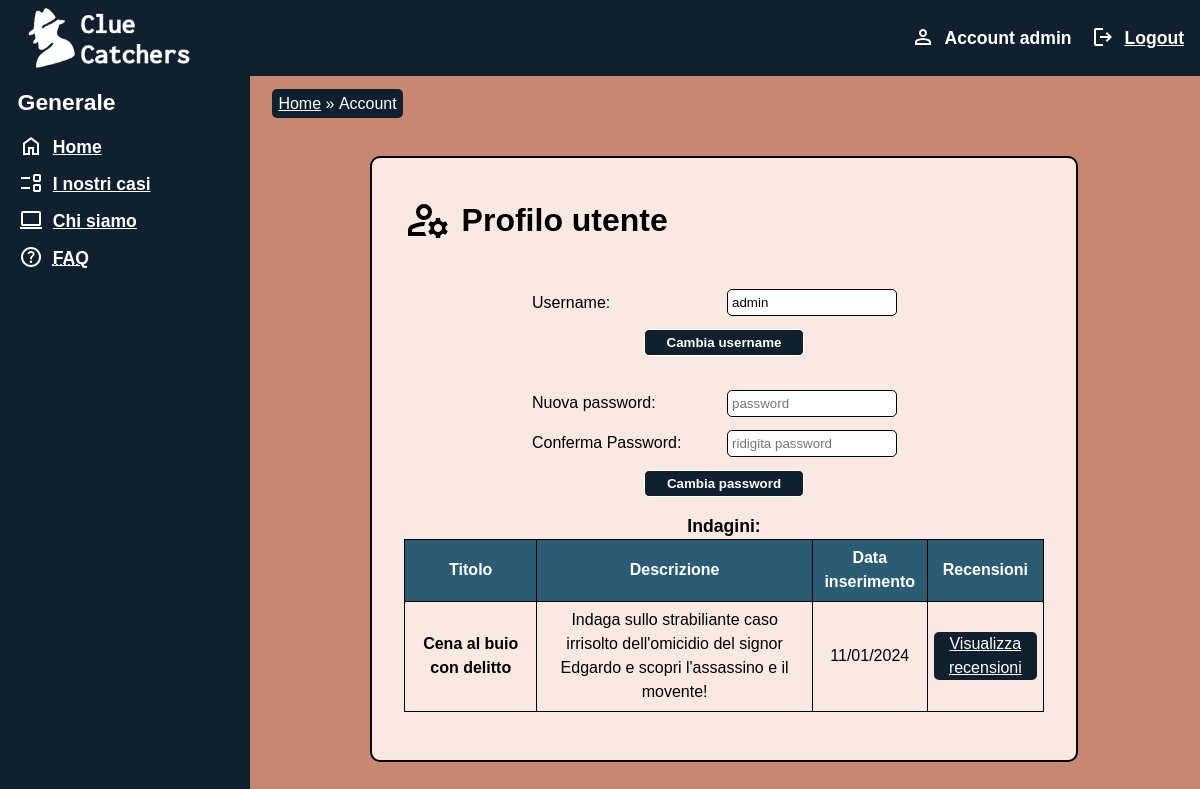
The page /account.php (signed in) on the database its author committed.
### tables this page shows
CREATE TABLE `indagine` (
  `id` char(16) NOT NULL,
  `dataInserimento` datetime NOT NULL,
  `nome` varchar(25) NOT NULL,
  `descrizione` varchar(255) NOT NULL,
  `image_path` varchar(75) DEFAULT NULL,
  PRIMARY KEY (`id`)
);

### src/app/database.php (called while the page is built, shortened)
<?php
class DatabaseAccess {
    private $connection;
    private function connect() {
        $this->connection = new mysqli(self::HOST_DB, self::USERNAME, self::PASSWORD, self::DATABASE_NAME);
    }
    private function closeConnection(){
        $this->connection = null;
    }
    public function query(string $query, array $params = array(),
                        bool $close_connection = true) {
        $stmt = $this->connection->prepare($query);
        $stmt->execute();
        $result = $stmt->get_result();
        return $result;
    }
}
?>

### src/data/indagine.php (called while the page is built, shortened)
<?php
class Indagine {
    public function __construct($row) {
        $this->id = $row["id"];
        $this->data_inserimento = new DateTime($row["dataInserimento"]);
        $this->nome = $row["nome"];
        $this->descrizione = $row["descrizione"];
    }
}
function getAllIndagine() {
    global $DB;
    $result = $DB->query("SELECT * FROM indagine");
    while ($row = $result->fetch_assoc()) {
        $indagini[] = new Indagine($row);
    }
    return $indagini;
}
?>

### src/account.php (the view, shortened to what this page needs)
<?php
require_once("app/global.php");
require_once("components/sidebar.php");
require_once("data/indagine.php");
$layout = file_get_contents("templates/layout.html");
$content = file_get_contents("templates/account_layout.html");
$content = str_replace('[username]', $_SESSION['username'], $content);
$title = 'Account | ' . $TITLE;
$keywords = 'Profilo utente, account, Clue Catchers, cambia password, cambia username';
$description = 'Visualizza il tuo profilo utente e cambia le tue credenziali di accesso.';
$breadcrumbs = '<p><a href="index.php" lang="en">Home</a> &raquo; <span lang="en">Account</span></p>';
$account = getUserToolBar(false);
$usernameError = '';
$passwordError = '';
$ariaUsername = '';
$ariaPassword = '';
$table = '';
$id_title = 'user-title';
if($_SESSION['isAdmin']) {
    $id_title = 'admin-title';
    $table = '<table id="indagini" class="adminIndagini" aria-describedby="sumTabellaIndagini">';
    $table .= '<caption>Indagini:</caption>';
    $table .= '<thead><tr><th scope="col">Titolo</th><th scope="col">Descrizione</th><th scope="col">Data inserimento</th><th scope="col">Recensioni</th></tr></thead>';
    $indagini = getAllIndagine();
    $table .= '<tbody>';
    foreach($indagini as $indagine) {
        $table .= '<tr>';
        $table .= '<th scope="row" data-title="Titolo">' . $indagine->nome . '</th>';
        $table .= '<td data-title="Descrizione">' . $indagine->descrizione . '</td>';
        $table .= '<td data-title="Data">' . $indagine->data_inserimento->format('d/m/Y') . '</td>';
        $table .= '<td data-title="Recensioni"><p><a href="recensioni.php?id='.$indagine->id.'&name='.linkfy($indagine->nome).'">Visualizza recensioni</a></p></td>';
        $table .= '</tr>';
    }
    $table .= '</tbody></table>';
    $table .= '<p id="sumTabellaIndagini">Tutte le indagini con il titolo, descrizione, data e recensioni a loro associati.</p>';
}
$content = str_replace("[idTitle]", $id_title, $content);
$content = str_replace("[ariaUsername]", $ariaUsername, $content);
$content = str_replace("[ariaPassword]", $ariaPassword, $content);
$content = str_replace("[usernameError]", $usernameError, $content);
$content = str_replace("[passwordError]", $passwordError, $content);
$content = str_replace("[table]", $table, $content);
$page = str_replace("[title]", $title, $layout);
$page = str_replace("[keywords]", $keywords, $page);
$page = str_replace("[description]", $description, $page);
$page = str_replace("[breadcrumbs]", $breadcrumbs, $page);
$page = str_replace("[content]", $content, $page);
$page = str_replace("[sidebar]", getSidebar(""), $page);
$page = str_replace("[userToolbar]", $account, $page);
echo $page;
?>

### src/assets/css/mini.css (style rules this page uses)
header #logo { background-image: url(../images/logo_small.png); min-width: 2em; min-height: 2.5em; background-size: contain; background-repeat: no-repeat; }
#pageHeader { top: 0; position: -webkit-sticky; position: sticky; z-index: 1; }
#contentMenu { z-index: 1; position: fixed; float: none; display: none; -webkit-box-shadow: 10px 0 10px -8px #333; box-shadow: 10px 0 10px -8px #333; }
#breadcrumb { padding-left: var(--small-contentLeftPadding); }
#content { padding-left: var(--small-contentLeftPadding); }
table#indagini thead th { display: none; }
table#indagini tbody th { display: block; }
table#indagini tbody td, table#indagine tbody tr { display: block; }
table#indagini tbody th[data-title]:before { content: attr(data-title) ":\00A0"; font-weight: bold; }
table#indagini tbody td[data-title]:before { content: attr(data-title) ":\00A0"; font-weight: bold; }
table#indagini tbody td { border: 1px solid black; }
table#indagini tbody td p { max-width: 15em; margin: auto; }

### src/assets/css/palette.css (style rules this page uses)
:root { --primary300: 250, 232, 226; --primary400: 225, 184, 170; --primary500: 199, 135, 114; --primary600: 123, 77, 62; --primary700: 103, 59, 47; --primary800: 83, 41, 34; --secondary300: 240, 240, 240; --secondary400: 143, 177, 194; --secondary500: 93, 135, 155; --secondary600: 43, 92, 116; --secondary700: 18, 50, 71; --secondary800: 17, 32, 46; --errorColor: 218, 43, 37; --lightColor: 255, 255, 255; --darkColor: 0, 0, 0; }

### src/assets/css/print.css (style rules this page uses)
* { padding: 0; margin: 0; }
html { font-size: 12pt; font-family: 'Georgia', serif; line-height: 20pt; margin-left: 2cm; margin-right: 2cm; }
html a:not([href*="#"]):after { content: " [http://tecweb.studenti.math.unipd.it/svisenti/" attr(href) "]"; }
.menu, #menuButton { display: none; }
header #logo { font-size: 28pt; }
header #logo::before { content: url(../images/logo_small_print.png); padding-right: 0.4cm; }
#breadcrumb { margin: 2mm 0; }
h1, h2 { margin: 8mm 0; line-height: 1.5em; }
ul { list-style-type: circle; margin-left: 5mm; }
dt { margin-left: 2mm; }
dt, dd { display: inline; }
dt::before { display: block; content: ""; }
form input[type="submit"] { width: auto; display: block; border-radius: 5px; border: 2px solid black; padding: 0.5em; font-weight: 600; height: auto; color: black; }
form#userform, form#passwordform { display: none; }
table.adminIndagini thead th { display: none; }
table.adminIndagini tbody td, table.adminIndagini tbody tr, table.adminIndagini tbody th { display: block; }
table.adminIndagini tbody th[data-title]:before { content: attr(data-title) ":\00A0"; font-weight: bold; }
table.adminIndagini tbody td[data-title]:before { content: attr(data-title) ":\00A0"; font-weight: bold; }
table.adminIndagini tbody td, table.adminIndagini tbody th { border: 1px solid black; border-bottom: 0; padding-left: 0.5em; padding-right: 0.5em; }
table.adminIndagini tbody td:last-child { border-bottom: 1px solid black; }

### rows shown on the page
indagine: nome "Cena al buio con delitto", descrizione "Indaga sullo strabiliante caso irrisolto dell'omicidio del signor Edgardo e scopri l'assassino e il movente!", dataInserimento "11/01/2024"
